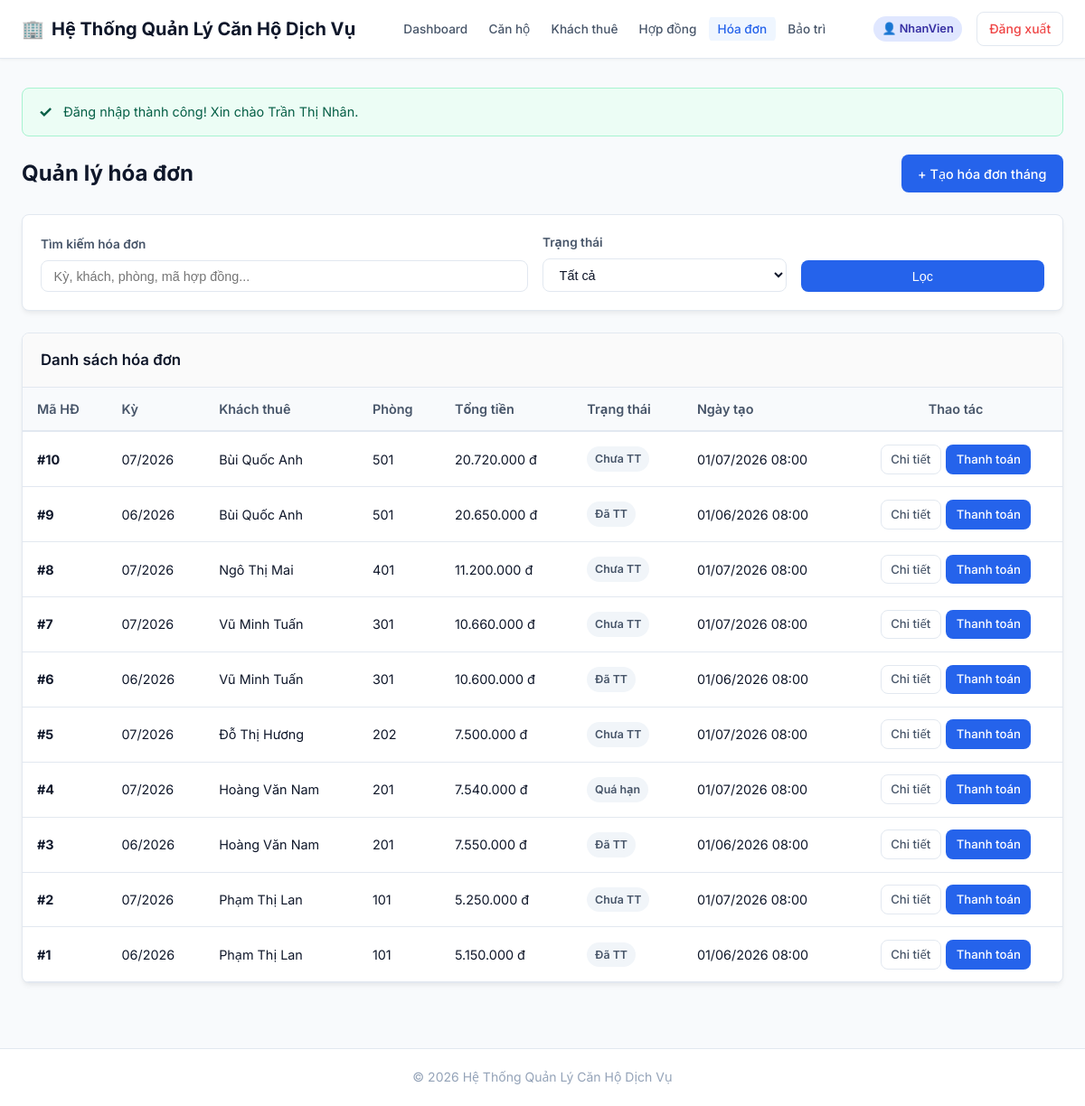
Page /QuanLyCanHo-Web/user/hoa-don/index.php (signed in) on the earlier database version.
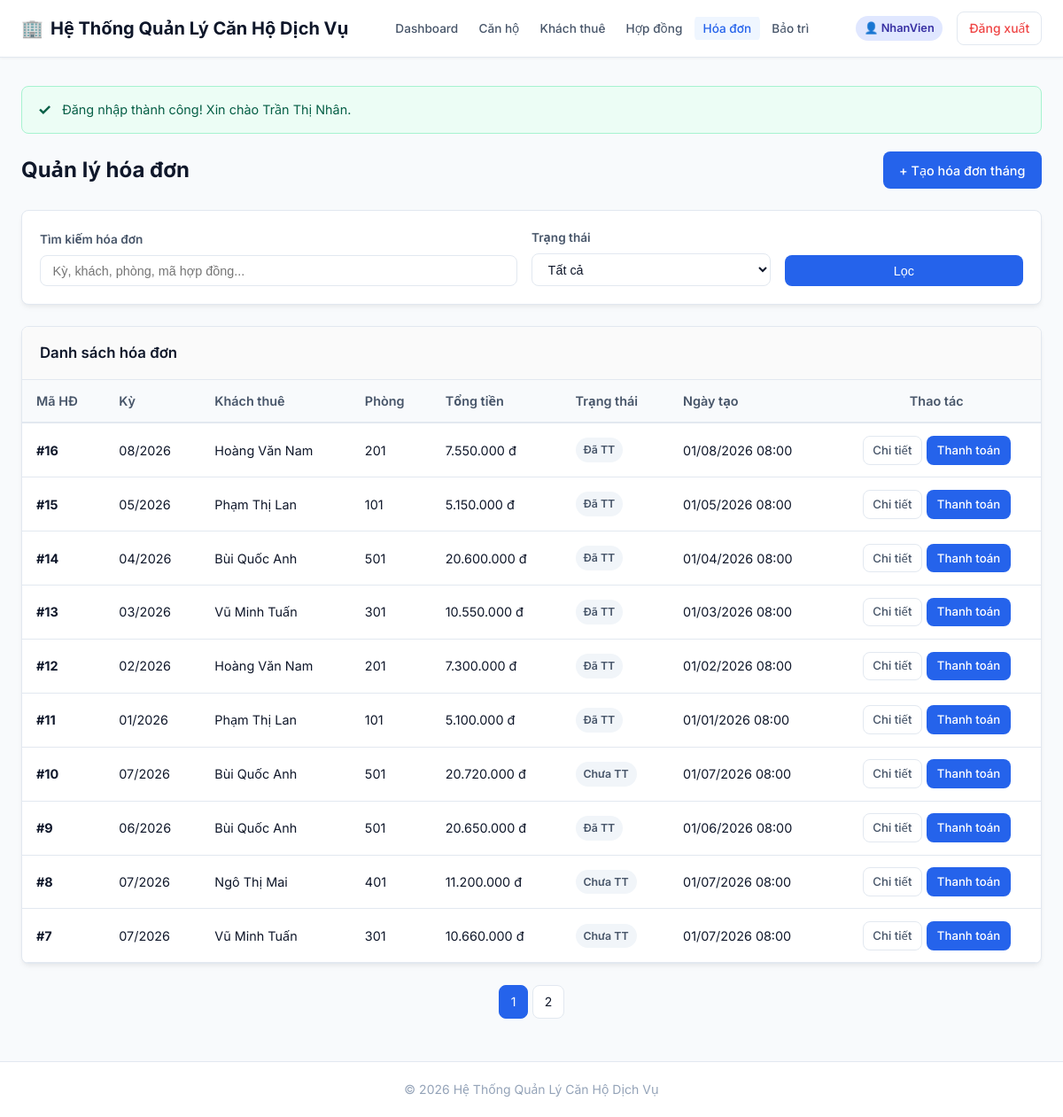
Same page on the later database version.
### tables this page shows
CREATE TABLE HoaDon (
    MaHoaDon       INT AUTO_INCREMENT PRIMARY KEY,
    MaHopDong      INT NOT NULL,
    NgayTao        DATETIME NOT NULL DEFAULT CURRENT_TIMESTAMP,
    KyThanhToan    VARCHAR(7) NOT NULL,      
    NgayThanhToan  DATETIME NULL,
    TienThue       DECIMAL(18,2) NOT NULL DEFAULT 0,
    TienDien       DECIMAL(18,2) NOT NULL DEFAULT 0,
    TienNuoc       DECIMAL(18,2) NOT NULL DEFAULT 0,
    TienDichVu     DECIMAL(18,2) NOT NULL DEFAULT 0,
    TongTien       DECIMAL(18,2) NOT NULL DEFAULT 0,
    TrangThai      VARCHAR(20) NOT NULL DEFAULT 'Chưa TT',
    CHECK (TrangThai IN ('Chưa TT','Đã TT','Quá hạn')),
    FOREIGN KEY (MaHopDong) REFERENCES HopDong(MaHopDong)
);

CREATE TABLE KhachThue (
    MaKhach           INT AUTO_INCREMENT PRIMARY KEY,
    HoTen             VARCHAR(100) NOT NULL,
    CCCD              VARCHAR(12)  NOT NULL UNIQUE,
    NgaySinh          DATE         NOT NULL,
    GioiTinh          VARCHAR(10)  NOT NULL,
    SoDienThoai       VARCHAR(15)  NOT NULL,
    Email             VARCHAR(100) NULL,
    DiaChiThuongTru   VARCHAR(255) NULL
);

CREATE TABLE CanHo (
    MaCanHo     INT AUTO_INCREMENT PRIMARY KEY,
    SoPhong     VARCHAR(20)    NOT NULL UNIQUE,
    MaLoai      INT            NOT NULL,
    DienTich    FLOAT          NOT NULL,
    GiaThue     DECIMAL(18,2)  NOT NULL,
    TrangThai   VARCHAR(20)    NOT NULL DEFAULT 'Trống',
    MoTa        VARCHAR(255)   NULL,
    CHECK (TrangThai IN ('Trống','Đang thuê','Bảo trì')),
    FOREIGN KEY (MaLoai) REFERENCES LoaiCanHo(MaLoai)
);

### QuanLyCanHo-Web/user/hoa-don/index.php (called while the page is built, shortened)
<?php
require_once __DIR__ . '/../thanh-toan/index.php';

### QuanLyCanHo-Web/auth/guard.php (called while the page is built, shortened)
<?php
function currentUserRole(): string
{
    return $_SESSION['VaiTro'] ?? '';
}

### QuanLyCanHo-Web/user/thanh-toan/index.php (the view, shortened to what this page needs)
<?php
require_once __DIR__ . '/../../includes/header.php';
$pdo = require __DIR__ . '/../../config/database.php';
$baseUrl = url(currentUserRole() === 'Admin' ? '/admin/hoa-don' : '/user/thanh-toan');
$keyword = trim((string)($_GET['keyword'] ?? ''));
$trangThai = trim((string)($_GET['trang_thai'] ?? ''));
$page = max(1, (int)($_GET['page'] ?? 1));
$perPage = 10;
$offset = ($page - 1) * $perPage;
$where = [];
$params = [];
$whereSql = $where ? 'WHERE ' . implode(' AND ', $where) : '';
$countSql = "SELECT COUNT(*)
             FROM HoaDon hd
             JOIN HopDong hp ON hd.MaHopDong = hp.MaHopDong
             JOIN CanHo ch ON hp.MaCanHo = ch.MaCanHo
             JOIN KhachThue kt ON hp.MaKhach = kt.MaKhach
             $whereSql";
$countStmt = $pdo->prepare($countSql);
$countStmt->execute($params);
$totalRows = (int)$countStmt->fetchColumn();
$totalPages = max(1, (int)ceil($totalRows / $perPage));
$sql = "SELECT hd.MaHoaDon, hd.KyThanhToan, hd.TrangThai, hd.TongTien, hd.NgayTao,
              hp.MaHopDong, ch.SoPhong, kt.HoTen AS TenKhach
        FROM HoaDon hd
        JOIN HopDong hp ON hd.MaHopDong = hp.MaHopDong
        JOIN CanHo ch ON hp.MaCanHo = ch.MaCanHo
        JOIN KhachThue kt ON hp.MaKhach = kt.MaKhach
        $whereSql
        ORDER BY hd.MaHoaDon DESC
        LIMIT :limit OFFSET :offset";
$stmt = $pdo->prepare($sql);
$stmt->bindValue(':limit', $perPage, PDO::PARAM_INT);
$stmt->bindValue(':offset', $offset, PDO::PARAM_INT);
$stmt->execute();
$invoices = $stmt->fetchAll();
?>
<div class="page-header">
    <div>
        <h1 class="page-title">Quản lý hóa đơn</h1>
    </div>
    <div>
        <a href="<?= $baseUrl ?>/tao-hang-thang.php" class="btn btn-primary">+ Tạo hóa đơn tháng</a>
    </div>
</div>
<div class="filter-card mb-3">
    <form method="GET" class="filter-form" style="display: flex; flex-wrap: wrap; gap: 1rem; align-items: end;">
        <div class="filter-group" style="flex: 2; min-width: 260px;">
            <label for="keyword" style="font-weight: 600; font-size: 0.85rem;">Tìm kiếm hóa đơn</label>
            <input type="text" id="keyword" name="keyword" class="form-control" value="<?= e($keyword) ?>" placeholder="Kỳ, khách, phòng, mã hợp đồng...">
        </div>
        <div class="filter-group" style="flex: 1; min-width: 180px;">
            <label for="trang_thai" style="font-weight: 600; font-size: 0.85rem;">Trạng thái</label>
            <select id="trang_thai" name="trang_thai" class="form-control">
                <option value="">Tất cả</option>
            </select>
        </div>
        <div class="filter-group" style="display: flex; gap: 0.5rem;">
            <button type="submit" class="btn btn-primary">Lọc</button>
        </div>
    </form>
</div>
<div class="card">
    <div class="card-header">
        <h3>Danh sách hóa đơn</h3>
    </div>
    <div class="card-body" style="padding: 0;">
        <?php if (empty($invoices)): ?>
            <div class="empty-state">
                <p>Không có hóa đơn nào phù hợp.</p>
            </div>
        <?php else: ?>
            <div class="table-responsive">
                <table class="table">
                    <thead>
                        <tr>
                            <th>Mã HĐ</th>
                            <th>Kỳ</th>
                            <th>Khách thuê</th>
                            <th>Phòng</th>
                            <th>Tổng tiền</th>
                            <th>Trạng thái</th>
                            <th>Ngày tạo</th>
                            <th class="text-center">Thao tác</th>
                        </tr>
                    </thead>
                    <tbody>
                        <?php foreach ($invoices as $invoice): ?>
                            <tr>
                                <td><strong>#<?= e((string)$invoice['MaHoaDon']) ?></strong></td>
                                <td><?= e($invoice['KyThanhToan']) ?></td>
                                <td><?= e($invoice['TenKhach']) ?></td>
                                <td><?= e($invoice['SoPhong']) ?></td>
                                <td><?= formatMoney($invoice['TongTien']) ?></td>
                                <td><?= renderStatusBadge((string)$invoice['TrangThai']) ?></td>
                                <td><?= formatDateTime((string)$invoice['NgayTao']) ?></td>
                                <td class="text-center">
                                    <div class="actions-cell" style="justify-content: center; gap: 0.35rem;">
                                        <a href="<?= $baseUrl ?>/detail.php?id=<?= (int)$invoice['MaHoaDon'] ?>" class="btn btn-sm btn-outline">Chi tiết</a>
                                        <a href="<?= $baseUrl ?>/thanh-toan.php?id=<?= (int)$invoice['MaHoaDon'] ?>" class="btn btn-sm btn-primary">Thanh toán</a>
                                    </div>
                                </td>
                            </tr>
                        <?php endforeach; ?>
                    </tbody>
                </table>
            </div>
        <?php endif; ?>
    </div>
</div>
<?php if ($totalPages > 1): ?>
    <div class="pagination" style="margin-top: 1.5rem; display: flex; justify-content: center; gap: 0.3rem;">
        <?php for ($i = 1; $i <= $totalPages; $i++): ?>
            <a href="?keyword=<?= urlencode($keyword) ?>&trang_thai=<?= urlencode($trangThai) ?>&page=<?= $i ?>" class="<?= $i === $page ? 'active' : '' ?>"><?= $i ?></a>
        <?php endfor; ?>
    </div>
<?php endif; ?>
<?php require_once __DIR__ . '/../../includes/footer.php'; ?>

### QuanLyCanHo-Web/includes/header.php (shortened to what this page needs)
<?php
require_once __DIR__ . '/functions.php';
require_once __DIR__ . '/../auth/guard.php';
$maNv = $_SESSION['MaNV'] ?? null;
$maKhach = $_SESSION['MaKhach'] ?? null;
$vaiTro = $_SESSION['VaiTro'] ?? null;
$loggedIn = !empty($maNv) || !empty($maKhach);
$adminMenus = [
    ['label' => 'Dashboard', 'url' => '/admin/index.php'],
    ['label' => 'Nhân viên', 'url' => '/admin/nhan-vien/index.php'],
    ['label' => 'Căn hộ', 'url' => '/admin/can-ho/index.php'],
    ['label' => 'Khách thuê', 'url' => '/admin/khach-thue/index.php'],
    ['label' => 'Hợp đồng', 'url' => '/admin/hop-dong/index.php'],
    ['label' => 'Hóa đơn', 'url' => '/admin/hoa-don/index.php'],
    ['label' => 'Bảo trì', 'url' => '/admin/bao-tri/index.php'],
    ['label' => 'Doanh thu', 'url' => '/admin/bao-cao/doanh-thu.php'],
    ['label' => 'Công nợ', 'url' => '/admin/bao-cao/cong-no.php'],
    ['label' => 'Lịch sử thuê', 'url' => '/admin/bao-cao/lich-su-thue.php'],
];
$staffMenus = [
    ['label' => 'Dashboard', 'url' => '/user/index.php'],
    ['label' => 'Căn hộ', 'url' => '/user/can-ho/index.php'],
    ['label' => 'Khách thuê', 'url' => '/user/khach-thue/index.php'],
    ['label' => 'Hợp đồng', 'url' => '/user/hop-dong/index.php'],
    ['label' => 'Hóa đơn', 'url' => '/user/hoa-don/index.php'],
    ['label' => 'Bảo trì', 'url' => '/user/bao-tri/index.php'],
];
$customerMenus = [
    ['label' => 'Thanh toán', 'url' => '/khach-hang/index.php'],
];
$menuItems = !empty($maKhach) ? $customerMenus : (($vaiTro === 'Admin') ? $adminMenus : $staffMenus);
$currentUri = $_SERVER['REQUEST_URI'] ?? '';
?>
<!DOCTYPE html>
<html lang="vi">
<head>
    <link rel="stylesheet" href="<?= url('/assets/css/style.css') ?>">
</head>
<body>
    <header class="navbar-header">
        <nav class="container nav-container">
            <div class="brand">
                <a href="<?= url(!empty($maKhach) ? '/khach-hang/index.php' : (($vaiTro === 'Admin') ? '/admin/index.php' : '/user/index.php')) ?>">
                    🏢 <span>Hệ Thống Quản Lý Căn Hộ Dịch Vụ</span>
                </a>
            </div>
            <?php if ($loggedIn): ?>
                <ul class="menu-list">
                    <?php foreach ($menuItems as $item):
                        $targetUrl = url($item['url']);
                        $isActive = (str_contains($currentUri, parse_url($item['url'], PHP_URL_PATH)));
                    ?>
                        <li>
                            <a href="<?= e($targetUrl) ?>" class="<?= $isActive ? 'active' : '' ?>">
                                <?= e($item['label']) ?>
                            </a>
                        </li>
                    <?php endforeach; ?>
                </ul>
                <div class="user-box">
                    <span class="user-role-badge role-<?= strtolower(e((string)($vaiTro ?: 'KhachHang'))) ?>">
                        👤 <?= e((string)($vaiTro ?: ($_SESSION['HoTenKhach'] ?? 'Khách hàng'))) ?>
                    </span>
                    <a href="<?= url(!empty($maKhach) ? '/auth/customer-logout.php' : '/auth/logout.php') ?>" class="btn-logout">Đăng xuất</a>
                </div>
            <?php else: ?>
                <div class="guest-box">
                    <a href="<?= url('/auth/login.php') ?>" class="btn-login">Đăng nhập</a>
                </div>
            <?php endif; ?>
        </nav>
    </header>
    <main class="container main-content">
        <?php if ($flashSuccess = getFlash('success')): ?>
            <div class="alert alert-success">
                <span class="alert-icon">✓</span>
                <div class="alert-text"><?= e($flashSuccess) ?></div>
            </div>
        <?php endif; ?>

### QuanLyCanHo-Web/includes/functions.php (shortened to what this page needs)
<?php
function e(?string $value): string
{
    return htmlspecialchars((string)($value ?? ''), ENT_QUOTES, 'UTF-8');
}
function getFlash(string $type): ?string
{
    $key = 'flash_' . $type;
    if (isset($_SESSION[$key])) {
        $msg = $_SESSION[$key];
        return $msg;
    }
    return null;
}
function formatMoney($amount): string
{
    return number_format((float)$amount, 0, ',', '.') . ' đ';
}
function formatDateTime(?string $dateTimeStr): string
{
    $timestamp = strtotime($dateTimeStr);
    return date('d/m/Y H:i', $timestamp);
}
function renderStatusBadge(string $status): string
{
    $classMap = [
        'Đã tiếp nhận'   => 'badge-info',
        'Đang xử lý'     => 'badge-warning',
        'Hoàn thành'      => 'badge-success',
        'Đang hiệu lực'   => 'badge-success',
        'Sắp hết hạn'    => 'badge-warning',
        'Hết hạn'         => 'badge-danger',
        'Đã thanh lý'     => 'badge-secondary',
        'Chưa check-in'   => 'badge-warning',
        'Đã check-out'    => 'badge-secondary',
        'Trống'           => 'badge-success',
        'Đang thuê'       => 'badge-success',
        'Đã trả phòng'   => 'badge-secondary',
        'Chưa thuê'       => 'badge-warning',
        'Bảo trì'         => 'badge-warning',
    ];
    $badgeClass = $classMap[$status] ?? 'badge-secondary';
    return sprintf('<span class="badge %s">%s</span>', e($badgeClass), e($status));
}
function url(string $path = ''): string
{
    $path = '/' . ltrim($path, '/');
    $scriptName = str_replace('\\', '/', $_SERVER['SCRIPT_NAME'] ?? '');
    $projectFolder = '/QuanLyCanHo-Web';
    $projectPosition = strpos($scriptName, $projectFolder);
    if ($projectPosition !== false && !str_starts_with($path, $projectFolder)) {
        $basePath = substr($scriptName, 0, $projectPosition + strlen($projectFolder));
        return $basePath . $path;
    }
    return $path;
}

### QuanLyCanHo-Web/includes/footer.php (shortened to what this page needs)
    </main>
    <footer>
        <p>© <?= date('Y') ?> Hệ Thống Quản Lý Căn Hộ Dịch Vụ </p>
    </footer>
</body>
</html>

Differences in the rows shown:
no longer on this page (row unchanged): hoadon: MaHoaDon "6", KyThanhToan "06/2026", khachthue.HoTen "Vũ Minh Tuấn", canho.SoPhong "301", TongTien "10.600.000 đ", TrangThai "Đã TT", NgayTao "01/06/2026 08:00"
no longer on this page (row unchanged): hoadon: MaHoaDon "5", KyThanhToan "07/2026", khachthue.HoTen "Đỗ Thị Hương", canho.SoPhong "202", TongTien "7.500.000 đ", TrangThai "Chưa TT", NgayTao "01/07/2026 08:00"
no longer on this page (row unchanged): hoadon: MaHoaDon "4", KyThanhToan "07/2026", khachthue.HoTen "Hoàng Văn Nam", canho.SoPhong "201", TongTien "7.540.000 đ", TrangThai "Quá hạn", NgayTao "01/07/2026 08:00"
no longer on this page (row unchanged): hoadon: MaHoaDon "3", KyThanhToan "06/2026", khachthue.HoTen "Hoàng Văn Nam", canho.SoPhong "201", TongTien "7.550.000 đ", TrangThai "Đã TT", NgayTao "01/06/2026 08:00"
no longer on this page (row unchanged): hoadon: MaHoaDon "2", KyThanhToan "07/2026", khachthue.HoTen "Phạm Thị Lan", canho.SoPhong "101", TongTien "5.250.000 đ", TrangThai "Chưa TT", NgayTao "01/07/2026 08:00"
no longer on this page (row unchanged): hoadon: MaHoaDon "1", KyThanhToan "06/2026", khachthue.HoTen "Phạm Thị Lan", canho.SoPhong "101", TongTien "5.150.000 đ", TrangThai "Đã TT", NgayTao "01/06/2026 08:00"
added hoadon: MaHoaDon "16", KyThanhToan "08/2026", khachthue.HoTen "Hoàng Văn Nam", canho.SoPhong "201", TongTien "7.550.000 đ", TrangThai "Đã TT", NgayTao "01/08/2026 08:00"
added hoadon: MaHoaDon "15", KyThanhToan "05/2026", khachthue.HoTen "Phạm Thị Lan", canho.SoPhong "101", TongTien "5.150.000 đ", TrangThai "Đã TT", NgayTao "01/05/2026 08:00"
added hoadon: MaHoaDon "14", KyThanhToan "04/2026", khachthue.HoTen "Bùi Quốc Anh", canho.SoPhong "501", TongTien "20.600.000 đ", TrangThai "Đã TT", NgayTao "01/04/2026 08:00"
added hoadon: MaHoaDon "13", KyThanhToan "03/2026", khachthue.HoTen "Vũ Minh Tuấn", canho.SoPhong "301", TongTien "10.550.000 đ", TrangThai "Đã TT", NgayTao "01/03/2026 08:00"
added hoadon: MaHoaDon "12", KyThanhToan "02/2026", khachthue.HoTen "Hoàng Văn Nam", canho.SoPhong "201", TongTien "7.300.000 đ", TrangThai "Đã TT", NgayTao "01/02/2026 08:00"
added hoadon: MaHoaDon "11", KyThanhToan "01/2026", khachthue.HoTen "Phạm Thị Lan", canho.SoPhong "101", TongTien "5.100.000 đ", TrangThai "Đã TT", NgayTao "01/01/2026 08:00"
Other differences:
new list line: "1"
new list line: "2"
